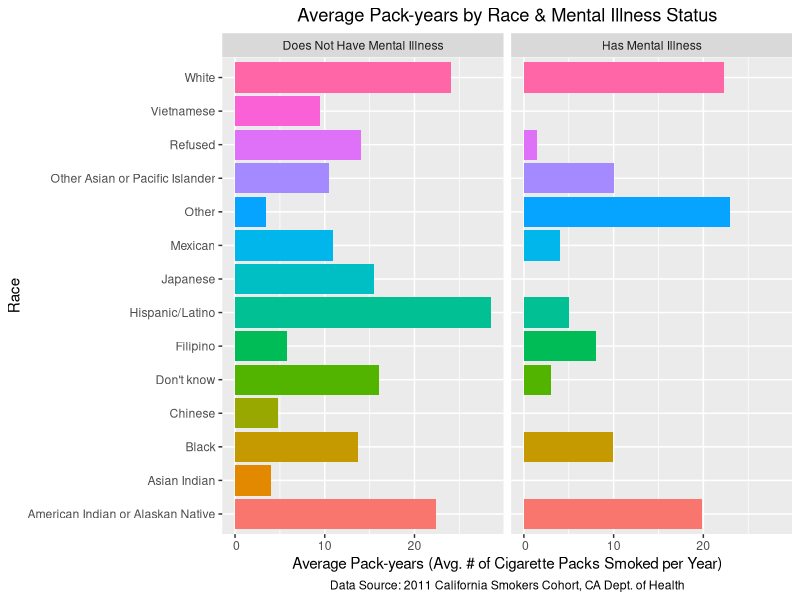
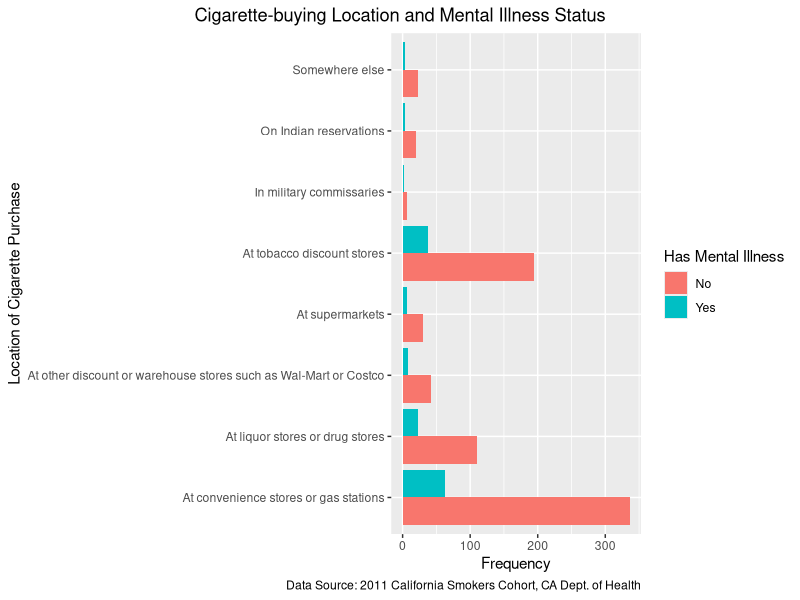

Reproduce these figures in R, in order.
## ---- chunk 1
library(tidyverse)
library(knitr)
library(kableExtra)

#Insert previous code with updated datasets 
race_data <-read_csv("ca_csc_outcome_race_data.csv",
            col_select = c(ID, NERVOUS, WORRYING, PROBINTR,
                           PROBDOWN, ASTHMA, HEARTDIS,
                           DIABETES, OTHMENILL, race01, race02, race03,
                           race04, race05, race06, race07, race08,
                           race09, race10, race11, race12, race13,
                           race14, race15),
            na = c("", "NA", "NA/Not Applicable", "N/A", "n/a",
                   "(DO NOT READ) NA/Not Applicable",
                   "(DO NOT READ) Refused",
                   "(DO NOT READ) Don't know"))

smoker_data <- read_csv("ca_csc_smoker_data.csv",
            col_select = c(psraid, smokstat, WHEREBUY, BUYCALIF,
                           HOWMANY, SMOK6NUM, SMOK6UNI),
            na = c("", "NA", "NA/Not Applicable", "N/A", "n/a",
                   "(DO NOT READ) NA/Not Applicable",
                   "(DO NOT READ) Refused",
                   "(DO NOT READ) Don't know"))

#Changed casing for variables from capitals to lowercase in both dataframes
#of race_data and smoker_data
names(race_data) <- tolower(names(race_data))
names(smoker_data) <- tolower(names(smoker_data))

#Re-coded "100 or more cigarettes" to "100" for future pack-year calculations
#once the variable `howmany` is converted from character to numeric data type
smoker_data$howmany <- recode(smoker_data$howmany,
                              "100 or more cigarettes" = "100")

#Changed the data type of `howmany` from character to numeric in order to
#perform calculations for pack-years later
smoker_data$howmany <- as.numeric(smoker_data$howmany)

#Re-coded "In military commissaries, or" to "In military commissaries", as well
#as "Somewhere else (SPECIFY)?" to "Somewhere else" to make
#response option more understandable when displayed for the variable `wherebuy`.
smoker_data$wherebuy <- recode(smoker_data$wherebuy,
                  "In military commissaries, or" = "In military commissaries",
                  "Somewhere else (SPECIFY)?" = "Somewhere else")

#Created new variable `race` to combine variables race01:race15 into one column. 
race_data_2 <- race_data %>%
  mutate(race = case_when(race01 == "Yes" ~ "White",
        race02 == "Yes" ~ "Black",
        race03 == "Yes" ~ "Japanese",
        race04 == "Yes" ~ "Chinese",
        race05 == "Yes" ~ "Filipino",
        race06 == "Yes" ~ "Korean",
        race07 == "Yes" ~ "Other Asian or Pacific Islander",
        race08 == "Yes" ~ "American Indian or Alaskan Native",
        race09 == "Yes" ~ "Mexican",
        race10 == "Yes" ~ "Hispanic/Latino",
        race11 == "Yes" ~ "Other",
        race12 == "Yes" ~ "Vietnamese",
        race13 == "Yes" ~ "Asian Indian",
        race14 == "Yes" ~ "Refused",
        race15 == "Yes" ~ "Don't know")) %>%
  select(-(race01:race15))

#Created new variable "packs_per_day" for future calculations for pack-years
smoker_data_2 <- smoker_data %>% mutate(packs_per_day = howmany/20)

## ---- chunk 2
#We calculated pack-years, which is given by the formula of
#pack-years = # of packs of cigarettes smoked per day * years a person has smoked.
#This calculation led to the creation of a new variable called `pack_years`.
#`pack_years` was created conditionally based on the three different time units
#as determined by the existing variable `smok6uni`, which are: "Days", "Months",
#and "Years". To change the unit of "Days" to years, we set up a conditional
#statement in the code to divide `smok6num` by 365 before multiplying the result
#by `packs_per_day` to get pack-years. Similarly, to change the unit of "Months"
#to years, we set up a conditional statement in the code to divide `smok6num`
#by 12 before multiplying the result by `packs_per_day` to get pack-years. For
#`smok6uni` observations that have the value "Years", we just multiplied
#`smok6num` by `packs_per_day` to get pack-years directly. We assigned
#this overall change in the data frame smoker_data_2 to a new data frame
#called smoker_data_3, which includes the new variable `pack_years`.

smoker_data_3 <- smoker_data_2 %>%
  mutate(pack_years =
           case_when(smok6uni == "Days" ~ packs_per_day*(smok6num/365),
                     smok6uni == "Months" ~ packs_per_day*(smok6num/12),
                     smok6uni == "Years" ~ packs_per_day*(smok6num)))

#We then rounded `pack_years` to the nearest whole number for all observations.

smoker_data_3$pack_years <- round(smoker_data_3$pack_years, 0)

## ---- chunk 3

#In order to join our two cleaned data sets together, we first had to remove the
#strings of 'DIS' and 'STAT' from the `id` column of race_data_2 by using gsub().
#We overwrote these changes in the race_data_2 data frame and viewed these new
#changes to make sure the `id` variable only contains numbers and no
#characters.

race_data_2$id <- gsub('[DISSTAT]', '', race_data_2$id)

#Next, looking at the smoker_data_3 data frame, we see that the `psraid`
#variable contains each study participant's unique ID number, but the variable
#is a numeric data type. On the other hand, `id` from the race_data_2
#data frame is a character data type. We needed to convert `psraid` then from
#character to numeric data type because 1) `psraid` is an identifier rather than
#a numeric value to mathematically manipulate even if it does contain numbers
#and 2) in order to perform a join, the two variables must be the same data
#type.

smoker_data_3$psraid <- as.character(smoker_data_3$psraid)

#Afterward, we performed an inner join between race_data_2 and
#smoker_data_3 by each study participant's unique ID number, which is
#represented by `id` in race_data_2 and `psraid` in smoker_data_3. We
#chose to do an inner join because we wanted to select participants that
#exist in each of our two data sets for our final data frame.
#We assigned this join to a new data frame called joined_smoking_df.

joined_smoking_df <- inner_join(x = race_data_2, y = smoker_data_3,
                                by=c("id" = "psraid"))

## ---- chunk 4

#Table for avg pack-years per disease for smokers who have a disease
t_avg_pack_years_disease <- joined_smoking_df %>%
  mutate(disease = case_when(asthma == "Yes" ~ "Asthma",
                            heartdis == "Yes" ~ "Heart Disease",
                            diabetes == "Yes" ~ "Diabetes",
                            othmenill == "Yes" ~ "Mental Illness")) %>%
  select(disease, pack_years) %>%
  filter(!is.na(pack_years), !is.na(disease)) %>%
  group_by(disease) %>%
  summarize(avg_pack_years = round(sum(pack_years)/n(), 0))


#Kable table for avg pack-years per disease for smokers who have a disease
#(produced below)
kable(t_avg_pack_years_disease, 
booktabs=T, 
col.names=c("Disease", "Average Pack-years"),  
align='lcccc', 
caption= 'Average Pack-years for Smokers Who Have a Disease') %>%
kable_styling(full_width = T) %>%
kable_styling(latex_options = "hold_position") %>%
footnote(general = "Data Source: 2011 California Smokers Cohort, CA Dept. of Health")

## ---- chunk 5

#We first created a subset of the data frame joined_smoking_df for our disease of
#interest, mental illness, called avg_pack_years_race_othmenill. This subset
#includes only the variable of `race` and average values of the variable
#`pack_years` pertaining to mental illness status. The purpose of creating this
#subset is to simplify the process of creating a graph in the next step by
#showing only the relevant information we need.

avg_pack_years_race_othmenill <- joined_smoking_df %>%
  filter(!is.na(pack_years)) %>%
  group_by(race, othmenill) %>%
  summarize(avg_pack_years = sum(pack_years)/n())


#We then created a bar graph representing avg_pack_years_race_othmenill excluding
#NA values in the variables `othmenill` and `avg_pack_years` since we have
#determined that the NA values do not present valuable information for our
#analyses.

avg_pack_years_race_othmenill %>%
  drop_na(c(othmenill, avg_pack_years)) %>%
  ggplot(aes(x = race, y = avg_pack_years)) +
  geom_bar(aes(fill=race), stat="identity", position = "dodge") +
  coord_flip() +
  guides(fill = "none") +
  labs(x = "Race",
       y = "Average Pack-years (Avg. # of Cigarette Packs Smoked per Year)",
  title = "Average Pack-years by Race & Mental Illness Status",
  caption = "Data Source: 2011 California Smokers Cohort, CA Dept. of Health") +
  scale_y_continuous(labels = function(x) format(x,big.mark=",",
                                                     scientific=FALSE)) +
  facet_wrap(~ othmenill, labeller = labeller(othmenill =
                                      c("No" = "Does Not Have Mental Illness",
                                        "Yes" = "Has Mental Illness"))) +
  theme(plot.title = element_text(hjust = 0.5),
        plot.caption = element_text(hjust = 0.5))
       
## ---- chunk 6

#As similarly performed for the graph above, we also excluded NA values for the
#variables of `wherebuy` and `othmenill` prior to creating this graph because
#we did not believe NA values would be telling us any valuable information.
#We chose to create a stack bar graph in order to more easily compare the
#mental illness statuses reported by smokers for each cigarette
#purchase location, as well as showcase the total number of times (frequency)
#that cigarettes were purchased at each location by smokers.

joined_smoking_df %>%
  filter(!is.na(wherebuy), !is.na(othmenill)) %>%
  ggplot(aes(x = wherebuy)) + 
  geom_bar(aes(fill=othmenill), position = "dodge") +
  coord_flip() +
  theme(plot.title.position = "plot",
        plot.title = element_text(hjust = 0.5)) +
  scale_fill_discrete(name = "Has Mental Illness",) + 
  labs(x = "Location of Cigarette Purchase",
       y ="Frequency",
  title="Cigarette-buying Location and Mental Illness Status",
  caption = "Data Source: 2011 California Smokers Cohort, CA Dept. of Health")
